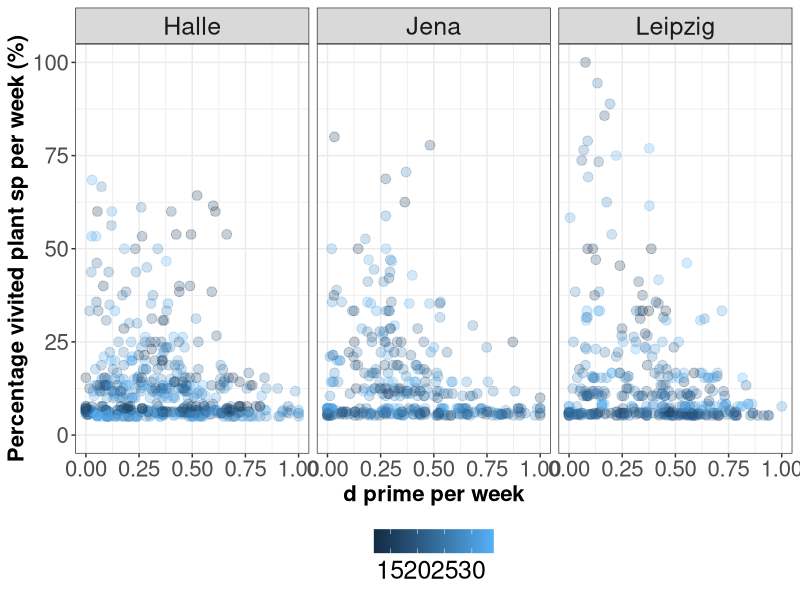

This chart was generated by the following R code:

library(dplyr)
library(tidyr)
library(readr)
library(ggplot2)

poll_species_specialization_Garden_Week <- 
  readr::read_csv("Data/Working_files/species_d_prime_by_week_corrected_by_ab.csv") %>%
  filter(Type != "Plant") %>%
  rename(Pollinator = sp_name)

plant_species_visited_by_poll_week <- 
  readr::read_csv("Data/Working_files/data_visited_plant_Sp_by_poll_week.csv") 


poll_specialization_data <- poll_species_specialization_Garden_Week %>%
  left_join(plant_species_visited_by_poll_week, by = c("Botanical_garden",
                                                       "Pollinator",
                                                       "Week"))

ggplot(poll_specialization_data, aes(x=dprime,y=100*percentage_vivited_plant_sp, color = Week))+
  geom_point(size=3, alpha=0.25)+
  xlim(0,1)+ylim(0,100)+
  facet_wrap(~Botanical_garden)+
  labs(x="d prime per week", y= "Percentage vivited plant sp per week (%)", color = NULL)+
  theme_bw()+
  theme(legend.position = "bottom", legend.title = element_blank())+
  theme(legend.text = element_text(size = 18),
        axis.text=element_text(size=16),
        axis.title=element_text(size=16,face="bold"),
        plot.title=element_text(size=16,face="bold"),
        strip.text = element_text(size = 18))+ guides(fill="none")
